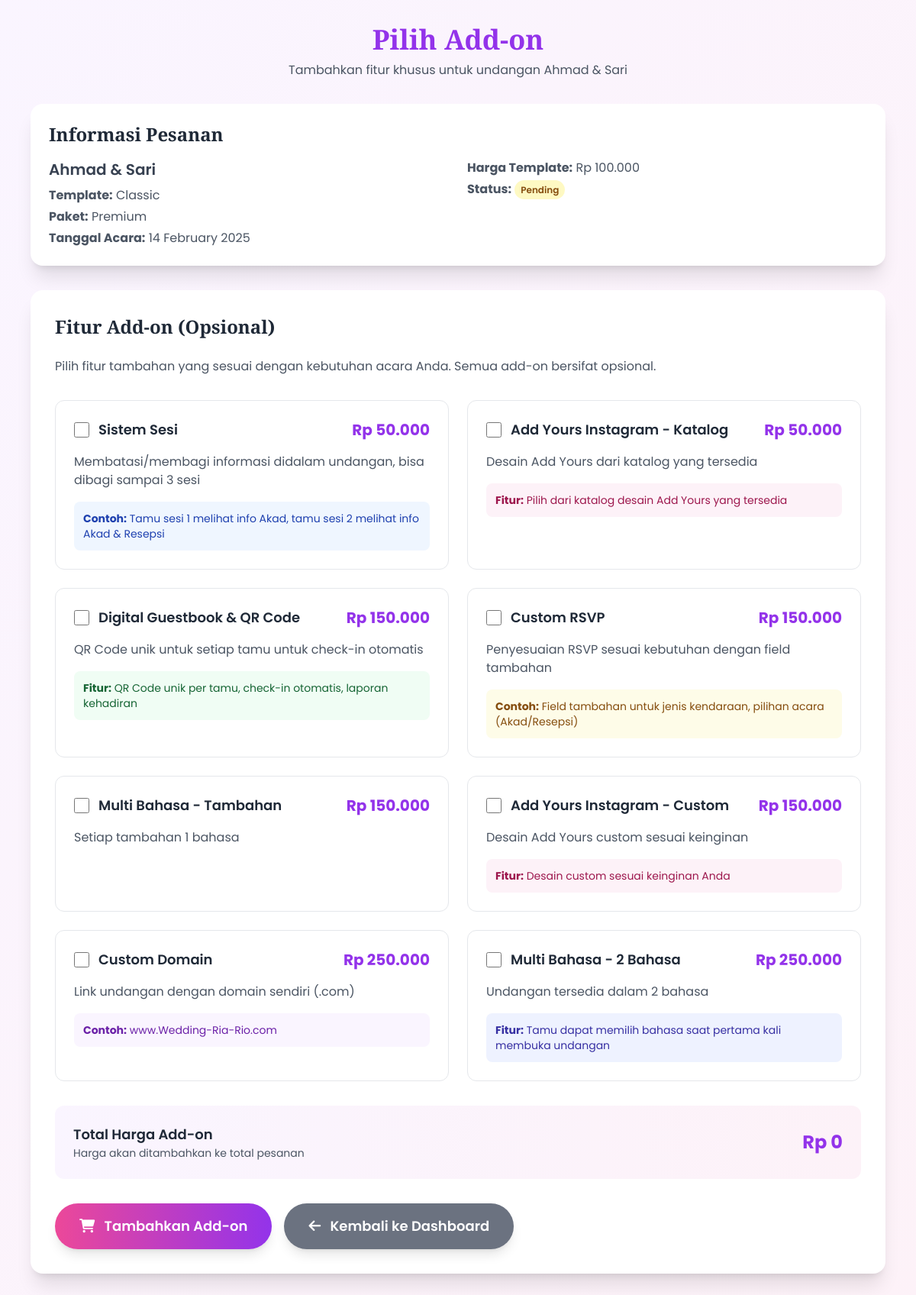
The page /addon.php?id=1 on the database its author committed.
### tables this page shows
CREATE TABLE IF NOT EXISTS undangan (
    id INT AUTO_INCREMENT PRIMARY KEY,
    nama_pasangan VARCHAR(255) NOT NULL,
    slug VARCHAR(255) UNIQUE NOT NULL,
    tanggal_acara DATE NOT NULL,
    lokasi VARCHAR(500) NOT NULL,
    template VARCHAR(50) NOT NULL DEFAULT 'classic',
    paket VARCHAR(50) NOT NULL DEFAULT 'basic',
    status ENUM('pending', 'processing', 'completed', 'cancelled') DEFAULT 'pending',
    created_at TIMESTAMP DEFAULT CURRENT_TIMESTAMP,
    updated_at TIMESTAMP DEFAULT CURRENT_TIMESTAMP ON UPDATE CURRENT_TIMESTAMP,
    
     
    nama_pria VARCHAR(255),
    nama_wanita VARCHAR(255),
    nama_ortu_pria VARCHAR(255),
    nama_ortu_wanita VARCHAR(255),
    alamat_lengkap TEXT,
    waktu_acara TIME,
    kontak_wa VARCHAR(20),
    email VARCHAR(100),
    
     
    musik_url VARCHAR(500),
    galeri_foto JSON,
    map_lokasi VARCHAR(500),
    ucapan_khusus TEXT,
    
     
    harga DECIMAL(10,2),
    status_pembayaran ENUM('pending', 'paid', 'failed') DEFAULT 'pending',
    metode_pembayaran VARCHAR(50),
    bukti_pembayaran VARCHAR(500),
    
     
    access_token VARCHAR(255) UNIQUE,
    total_views INT DEFAULT 0,
    last_viewed TIMESTAMP NULL
);

CREATE TABLE IF NOT EXISTS addon (
    id INT AUTO_INCREMENT PRIMARY KEY,
    nama VARCHAR(100) NOT NULL,
    slug VARCHAR(100) UNIQUE NOT NULL,
    deskripsi TEXT,
    harga DECIMAL(10,2) NOT NULL,
    is_active BOOLEAN DEFAULT TRUE,
    created_at TIMESTAMP DEFAULT CURRENT_TIMESTAMP
);

### addon.php (the view, shortened to what this page needs)
<?php
include 'db.php';
$undangan_id = $_GET['id'] ?? null;
$sql = "SELECT * FROM undangan WHERE id = $undangan_id";
$result = mysqli_query($conn, $sql);
$data = mysqli_fetch_assoc($result);
$addons_sql = "SELECT * FROM addon WHERE is_active = 1 ORDER BY harga ASC";
$addons = mysqli_query($conn, $addons_sql);
$selected_addons = [];
?>
<!DOCTYPE html>
<html lang="id">
<head>
  <script src="https://cdn.tailwindcss.com"></script>
  <link href="https://cdnjs.cloudflare.com/ajax/libs/font-awesome/6.0.0/css/all.min.css" rel="stylesheet">
</head>
<body class="bg-gradient-to-br from-purple-50 to-pink-50 font-body min-h-screen py-8">
  <div class="max-w-6xl mx-auto px-4">
    <div class="text-center mb-8">
      <h1 class="text-4xl font-heading font-bold text-purple-600 mb-2">Pilih Add-on</h1>
      <p class="text-gray-600">Tambahkan fitur khusus untuk undangan <?= $data['nama_pasangan'] ?></p>
    </div>
    <div class="bg-white rounded-2xl shadow-xl p-6 mb-8">
      <h2 class="text-2xl font-heading font-bold text-gray-800 mb-4">Informasi Pesanan</h2>
      <div class="grid md:grid-cols-2 gap-6">
        <div>
          <h3 class="text-xl font-semibold text-gray-700 mb-2"><?= $data['nama_pasangan'] ?></h3>
          <p class="text-gray-600 mb-1"><strong>Template:</strong> <?= ucfirst($data['template']) ?></p>
          <p class="text-gray-600 mb-1"><strong>Paket:</strong> <?= ucfirst($data['paket']) ?></p>
          <p class="text-gray-600"><strong>Tanggal Acara:</strong> <?= date('d F Y', strtotime($data['tanggal_acara'])) ?></p>
        </div>
        <div>
          <p class="text-gray-600 mb-1"><strong>Harga Template:</strong> Rp <?= number_format($data['harga'], 0, ',', '.') ?></p>
          <p class="text-gray-600 mb-1"><strong>Status:</strong>
            <span class="px-2 py-1 text-xs font-semibold rounded-full <?= $data['status'] == 'completed' ? 'bg-green-100 text-green-800' : 'bg-yellow-100 text-yellow-800' ?>">
              <?= ucfirst($data['status']) ?>
            </span>
          </p>
        </div>
      </div>
    </div>
    <form method="POST" class="space-y-6">
      <div class="bg-white rounded-2xl shadow-xl p-8">
        <h2 class="text-2xl font-heading font-bold text-gray-800 mb-6">Fitur Add-on (Opsional)</h2>
        <p class="text-gray-600 mb-8">Pilih fitur tambahan yang sesuai dengan kebutuhan acara Anda. Semua add-on bersifat opsional.</p>
        <div class="grid md:grid-cols-2 gap-6">
          <?php while ($addon = mysqli_fetch_assoc($addons)): ?>
          <div class="border border-gray-200 rounded-xl p-6 hover:border-purple-300 transition">
            <div class="flex items-start justify-between mb-4">
              <div class="flex items-center">
                <input type="checkbox" name="addons[]" value="<?= $addon['id'] ?>"
                       <?= in_array($addon['id'], $selected_addons) ? 'checked' : '' ?>
                       class="mr-3 w-5 h-5 text-purple-600 rounded focus:ring-purple-500">
                <h3 class="text-lg font-semibold text-gray-800"><?= $addon['nama'] ?></h3>
              </div>
              <div class="text-right">
                <div class="text-xl font-bold text-purple-600">Rp <?= number_format($addon['harga'], 0, ',', '.') ?></div>
              </div>
            </div>
            <p class="text-gray-600 mb-4"><?= $addon['deskripsi'] ?></p>
            <?php if ($addon['slug'] == 'sistem_sesi'): ?>
            <div class="bg-blue-50 p-3 rounded-lg">
              <p class="text-sm text-blue-800"><strong>Contoh:</strong> Tamu sesi 1 melihat info Akad, tamu sesi 2 melihat info Akad & Resepsi</p>
            </div>
            <?php elseif ($addon['slug'] == 'digital_guestbook'): ?>
            <div class="bg-green-50 p-3 rounded-lg">
              <p class="text-sm text-green-800"><strong>Fitur:</strong> QR Code unik per tamu, check-in otomatis, laporan kehadiran</p>
            </div>
            <?php elseif ($addon['slug'] == 'custom_rsvp'): ?>
            <div class="bg-yellow-50 p-3 rounded-lg">
              <p class="text-sm text-yellow-800"><strong>Contoh:</strong> Field tambahan untuk jenis kendaraan, pilihan acara (Akad/Resepsi)</p>
            </div>
            <?php elseif ($addon['slug'] == 'custom_domain'): ?>
            <div class="bg-purple-50 p-3 rounded-lg">
              <p class="text-sm text-purple-800"><strong>Contoh:</strong> www.Wedding-Ria-Rio.com</p>
            </div>
            <?php elseif ($addon['slug'] == 'multi_bahasa_2'): ?>
            <div class="bg-indigo-50 p-3 rounded-lg">
              <p class="text-sm text-indigo-800"><strong>Fitur:</strong> Tamu dapat memilih bahasa saat pertama kali membuka undangan</p>
            </div>
            <?php elseif ($addon['slug'] == 'add_yours_katalog'): ?>
            <div class="bg-pink-50 p-3 rounded-lg">
              <p class="text-sm text-pink-800"><strong>Fitur:</strong> Pilih dari katalog desain Add Yours yang tersedia</p>
            </div>
            <?php elseif ($addon['slug'] == 'add_yours_custom'): ?>
            <div class="bg-pink-50 p-3 rounded-lg">
              <p class="text-sm text-pink-800"><strong>Fitur:</strong> Desain custom sesuai keinginan Anda</p>
            </div>
            <?php endif; ?>
          </div>
          <?php endwhile; ?>
        </div>
        <div class="mt-8 p-6 bg-gradient-to-r from-purple-50 to-pink-50 rounded-xl">
          <div class="flex justify-between items-center">
            <div>
              <h3 class="text-lg font-semibold text-gray-800">Total Harga Add-on</h3>
              <p class="text-sm text-gray-600">Harga akan ditambahkan ke total pesanan</p>
            </div>
            <div class="text-right">
              <div id="total-addon-price" class="text-2xl font-bold text-purple-600">Rp 0</div>
            </div>
          </div>
        </div>
        <div class="flex flex-col sm:flex-row gap-4 mt-8">
          <button type="submit" name="select_addon"
                  class="bg-gradient-to-r from-pink-500 to-purple-600 text-white px-8 py-4 rounded-full font-semibold text-lg hover:from-pink-600 hover:to-purple-700 transition shadow-lg hover:shadow-xl transform hover:-translate-y-1">
            <i class="fas fa-shopping-cart mr-2"></i>
            Tambahkan Add-on
          </button>
          <a href="client-dashboard.php?slug=<?= $data['slug'] ?>&token=<?= $data['access_token'] ?>"
             class="bg-gray-500 hover:bg-gray-600 text-white px-8 py-4 rounded-full font-semibold text-lg transition shadow-lg hover:shadow-xl transform hover:-translate-y-1 text-center">
            <i class="fas fa-arrow-left mr-2"></i>
            Kembali ke Dashboard
          </a>
        </div>
      </div>
    </form>
  </div>
</body>
</html>

### rows shown on the page
undangan: nama_pasangan "Ahmad & Sari", template "Classic", paket "Premium", tanggal_acara "14 February 2025", harga "100.000", status "Pending"
addon: nama "Sistem Sesi", harga "50.000", deskripsi "Membatasi/membagi informasi didalam undangan, bisa dibagi sampai 3 sesi", shows "Contoh:"
addon: nama "Add Yours Instagram - Katalog", harga "50.000", deskripsi "Desain Add Yours dari katalog yang tersedia", shows "Fitur:"
addon: nama "Digital Guestbook & QR Code", harga "150.000", deskripsi "QR Code unik untuk setiap tamu untuk check-in otomatis", shows "Fitur:"
addon: nama "Custom RSVP", harga "150.000", deskripsi "Penyesuaian RSVP sesuai kebutuhan dengan field tambahan", shows "Contoh:"
addon: nama "Multi Bahasa - Tambahan", harga "150.000", deskripsi "Setiap tambahan 1 bahasa"
addon: nama "Add Yours Instagram - Custom", harga "150.000", deskripsi "Desain Add Yours custom sesuai keinginan", shows "Fitur:", slug "Desain custom sesuai keinginan Anda"
addon: nama "Custom Domain", harga "250.000", deskripsi "Link undangan dengan domain sendiri (.com)", shows "Contoh:", slug "www.Wedding-Ria-Rio.com"
addon: nama "Multi Bahasa - 2 Bahasa", harga "250.000", deskripsi "Undangan tersedia dalam 2 bahasa", shows "Fitur:"
